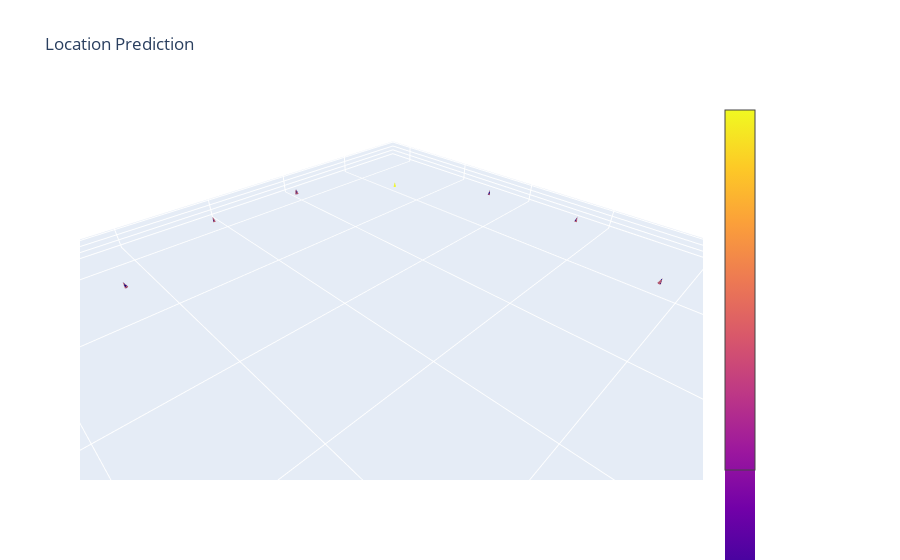

Notebook source saved alongside this figure:
### Code cell
size = 2

measured = go.Cone(x=locpred[:,0], y=locpred[:,1], z=locpred[:,2], u=anglepred[:,0], v=anglepred[:,1], w=anglepred[:,2], 
                             sizemode="absolute", sizeref=size, )

#calculated = go.Cone(x=locact[:,0], y=locact[:,1], z=locact[:,2], u=actang[:,0], v=actang[:,1], w=actang[:,2], 
#                             sizemode="absolute", sizeref=size, colorscale=[(0, 'blue'), (1, 'blue')])

layout = go.Layout(title='Location Prediction', scene=dict(aspectmode='data', xaxis_title='x [mm]', yaxis_title='y [mm]', zaxis_title='z [mm]'))

fig = go.Figure(data=[measured], layout=layout)

fig.show()

### Figure 1 — Plotly figure (JSON) as saved in the notebook; plotly's stock layout.template omitted (floating-point values rounded to 4 significant figures)
{"data": [{"sizemode": "absolute", "sizeref": 2, "type": "cone", "u": [-0.000484, 0.04167, 0.1029, 0.1602, 0.156, 0.09245, 0.03627, -0.003809, -0.04109, -0.07781, -0.07755, -0.04296, -0.0008136], "v": [-0.103, -0.09716, -0.05387, -0.01198, 0.02267, 0.07346, 0.1229, 0.1303, 0.08089, 0.02763, -0.01577, -0.06204, -0.1026], "w": [0.9947, 0.9944, 0.9932, 0.987, 0.9875, 0.993, 0.9918, 0.9915, 0.9959, 0.9966, 0.9969, 0.9971, 0.9947], "x": [-0.0265, 2.189, 4.524, 6.173, 6.127, 4.354, 2.097, -0.2311, -2.125, -3.435, -3.368, -2.089, -0.04497], "y": [-4.252, -4.202, -2.83, -0.7685, 1.434, 3.714, 5.172, 5.252, 3.642, 1.432, -0.8186, -2.839, -4.24], "z": [16.68, 16.76, 16.87, 16.89, 16.97, 17.07, 17.0, 16.9, 16.85, 16.76, 16.69, 16.68, 16.68]}], "layout": {"scene": {"aspectmode": "data", "xaxis": {"title": {"text": "x [mm]"}}, "yaxis": {"title": {"text": "y [mm]"}}, "zaxis": {"title": {"text": "z [mm]"}}}, "title": {"text": "Location Prediction"}}}
